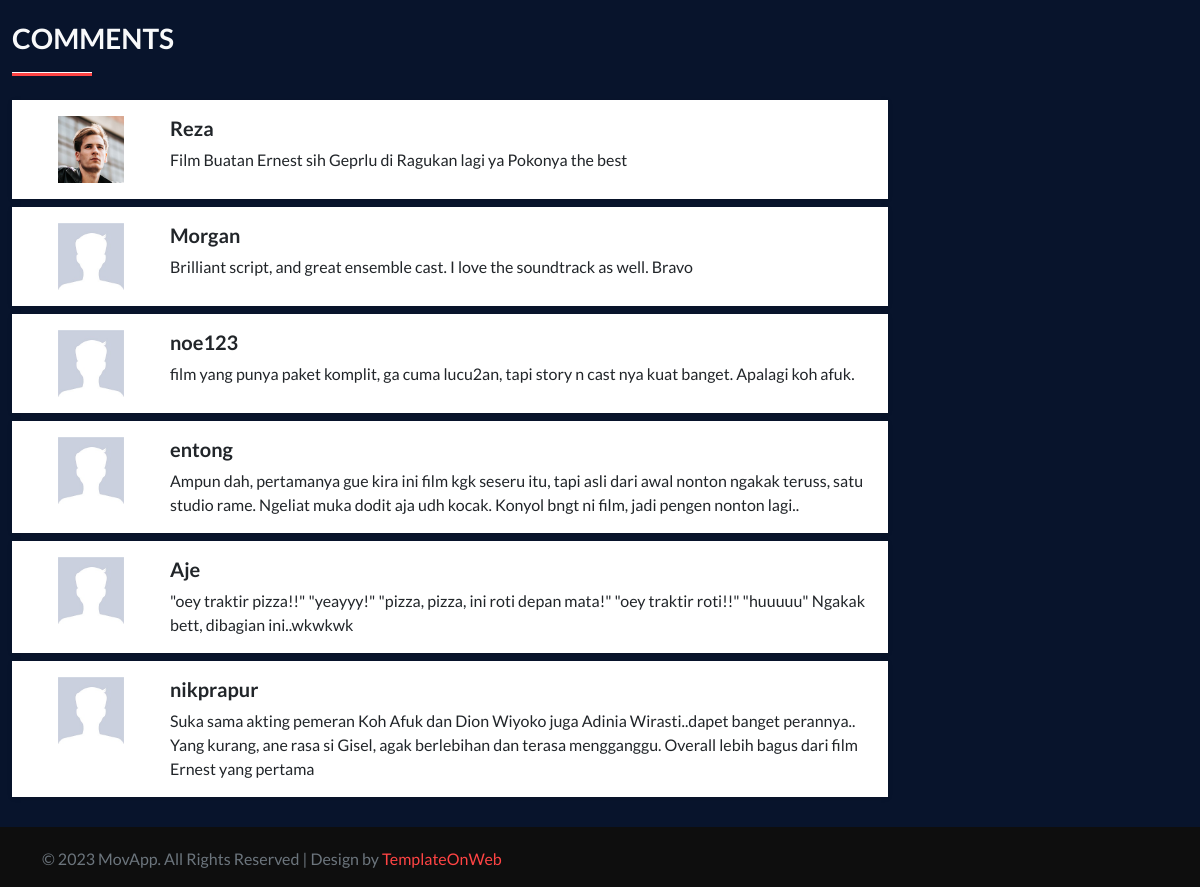
The page /movie-detail.php?id=1 (lower part) on the database as committed earlier.
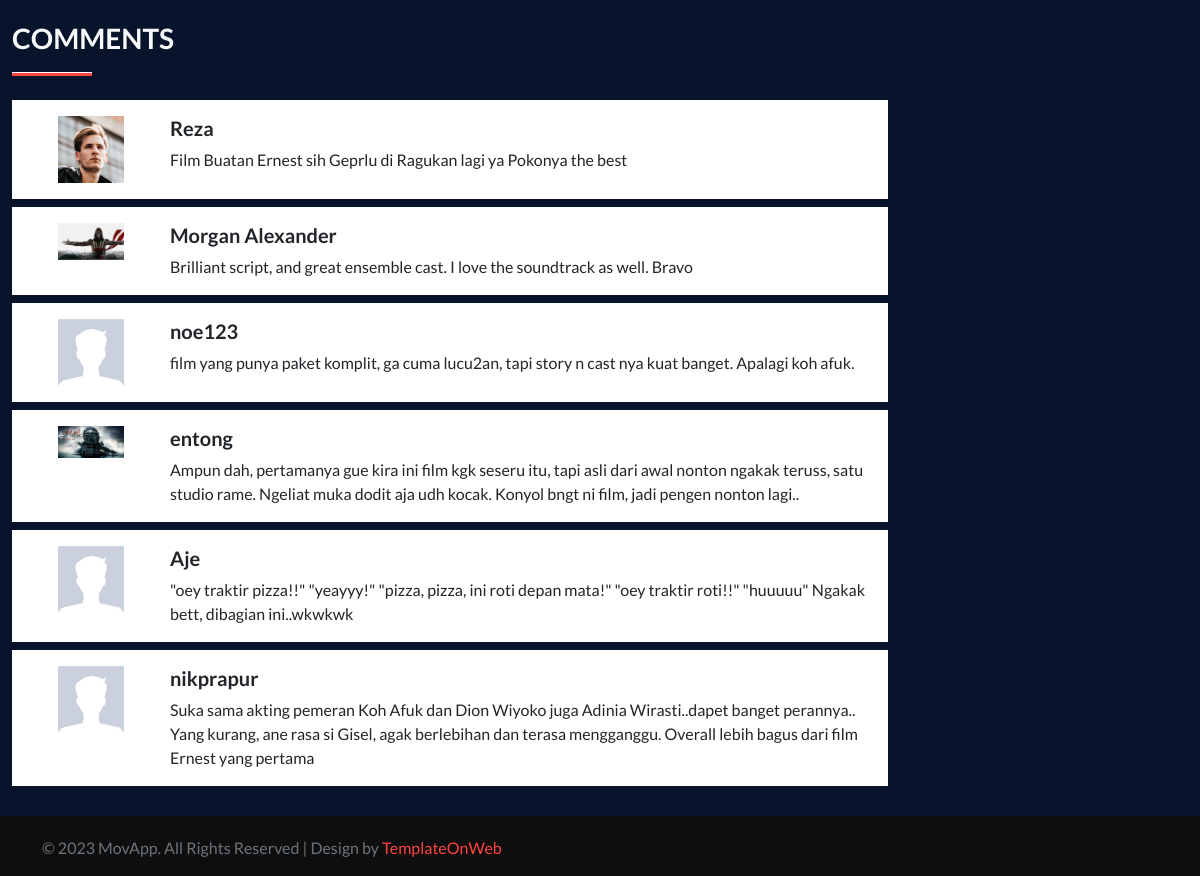
The same page on the database as committed later.
### tables this page shows
CREATE TABLE `kritik` (
  `id` int(11) NOT NULL,
  `users_id` int(11) NOT NULL,
  `film_id` int(11) NOT NULL,
  `content` text DEFAULT NULL,
  `point` int(11) NOT NULL
);

CREATE TABLE `users` (
  `id` int(11) NOT NULL,
  `name` varchar(45) NOT NULL,
  `email` varchar(45) NOT NULL,
  `password` varchar(255) NOT NULL,
  `role` enum('admin','user') NOT NULL,
  `age` int(11) NOT NULL,
  `bio` varchar(255) DEFAULT NULL,
  `address` text DEFAULT NULL,
  `photo` varchar(60) DEFAULT NULL
);

### movie-detail.php (the view, shortened to what this page needs)
<!DOCTYPE html>
<html lang="en">
<head>
    <link rel="stylesheet" href="https://stackpath.bootstrapcdn.com/bootstrap/4.4.0/css/bootstrap.min.css">
    <link rel="stylesheet" href="https://cdnjs.cloudflare.com/ajax/libs/rateYo/2.3.2/jquery.rateyo.min.css">
    <?php include_once("layouts/assetsLink.php"); ?>
</head>
<body>
    <section style="background-color: #08142c;" id="blog" class="p_3 ">
        <div class="container">
            <div class="row blog1">
                <div class="col-md-9">
                    <div class="blog1l">
                            <?php
                            include "database/db.php";
                            ?>
                        <div style="background-color: #08142c;" class="blog1ld1 row mt-4 text-light">
                            <div class="col-md-12">
                                <h3>COMMENTS</h3>
                                <hr class="line">
                            </div>
                        </div>
                        <?php
                        $id = $_GET['id'];
                        $query_cm = $conn->query("SELECT kritik.users_id, kritik.film_id,
                                    kritik.content, users.name, users.photo
                                    FROM kritik
                                    INNER JOIN users ON users.id = kritik.users_id
                                    WHERE kritik.film_id=$id;
                                ");
                        while ($row_cm = mysqli_fetch_array($query_cm)) {
                            $content_cm = $row_cm["content"];
                            $name_cm = $row_cm["name"];
                            $photo_cm = $row_cm["photo"];
                        ?>
                            <div class="blog1ld2 row m-0 mt-2 bg-white pt-3 pb-3 shadow_box">
                                <div class="col-md-2 pe-0 col-sm-2">
                                    <div class="blog1ld2l">
                                        <div class="grid clearfix">
                                            <figure class="effect-jazz mb-0">
                                                <img
                                                    src="assets/img/uploads/<?= $photo_cm; ?>"
                                                    class="w-50"
                                                    alt="<?= $name_cm; ?>">
                                            </figure>
                                        </div>
                                    </div>
                                </div>
                                <div class="col-md-10 col-sm-10">
                                    <div class="blog1ld2r">
                                        <h5><?= $name_cm; ?></h5>
                                        <p class="mb-0 fs-6"><?= $content_cm; ?></p>
                                    </div>
                                </div>
                            </div>
                        <?php
                        }
                        ?>
                    </div>
                </div>
                <div class="col-md-3">
                </div>
            </div>
        </div>
    </section>
    <?php include_once("layouts/footer.php"); ?>
</body>
</html>

### layouts/assetsLink.php (shortened to what this page needs)
<link href="assets/css/bootstrap.min.css" rel="stylesheet">
<link href="assets/css/font-awesome.min.css" rel="stylesheet">
<link href="assets/plugin/TemplateOnWeb/css/global.css" rel="stylesheet">
<link href="assets/plugin/TemplateOnWeb/css/index.css" rel="stylesheet">

### layouts/footer.php
<section id="footer_b" class="pt-3 pb-3">
    <div class="container-xl">
        <div class="row footer_b1">
            <div class="col-md-8">
                <div class="footer_b1l">
                    <p class="mb-0 fs-6 text-muted mt-1">© 2023 MovApp. All Rights Reserved | Design by
                        <a class="col_red" href="http://www.templateonweb.com">TemplateOnWeb</a></p>
                </div>
            </div>
        </div>
    </div>
</section>

Rows that differ between the two databases and show on the page:
changed through a linked row, kritik "Brilliant script, and great ensemble cast. I love the soundtrack as well. Bravo": users.photo: a different picture; users.name "Morgan" → "Morgan Alexander"
changed through a linked row, kritik "entong": users.photo: a different picture
